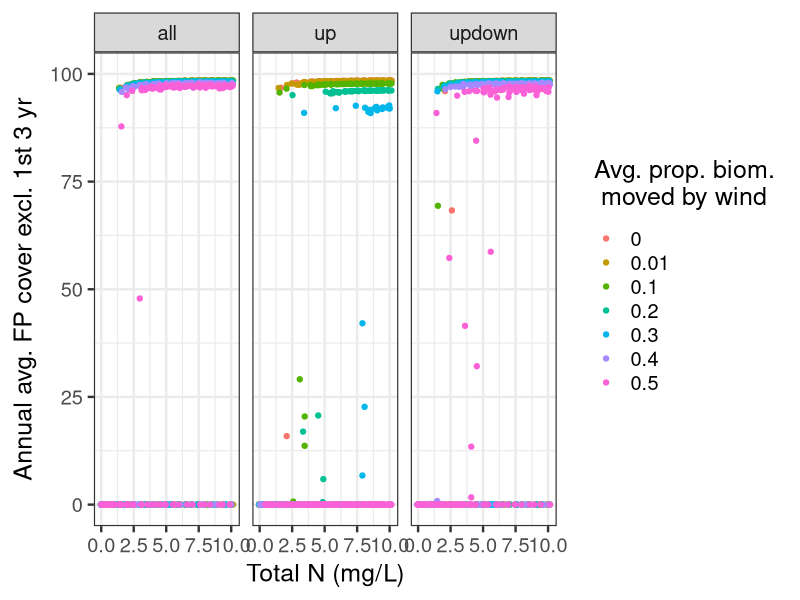
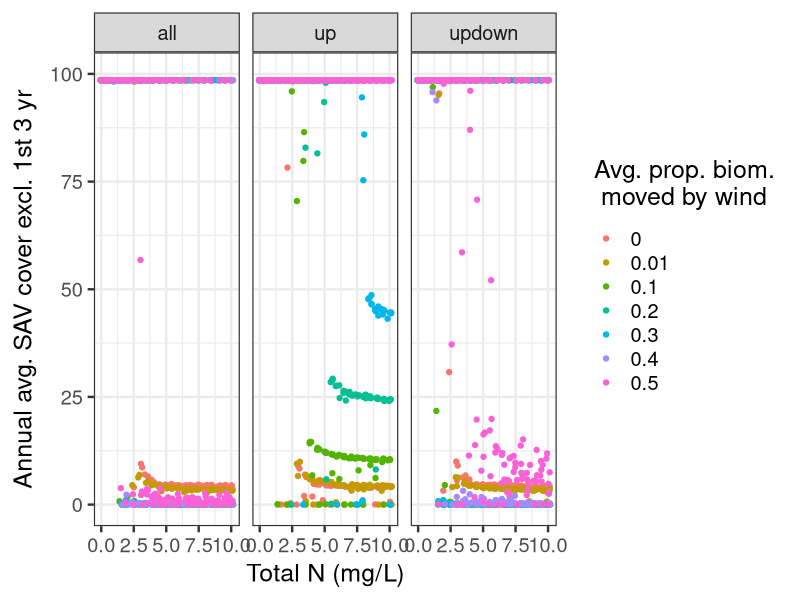

These figures' R source, in order: (Note: this script raises an error after producing the figures.)
#########################################################
# Summarize results from multiple simulations           # 
#                                                       #
# By: Michael J. McCann                                 #
# Created: 3/19/2014                                    #
# Updated: 6/20/2014                                    #
######################################################### 

library(ggplot2)
library(gridExtra)

data <- read.csv("output17.csv") # imports parameter  values for all simulations 
head(data)
nrow(data)

# If I have multiple simulations @ the same parameter values, 
# I may want to get summary values - e.g., means, variances - & plot those instead
# use package plyr 

###############
# With MOVE() #
###############
# Y = average average FP cover for all years (except for first three)
FP_plot <- ggplot(data, aes(x=TOTALN,y=avg_avg_FPcover,colour=as.factor(wind_avg))) 
FP_plot <- FP_plot + geom_point(position="jitter")
FP_plot <- FP_plot + facet_grid(. ~ wind_direction)
FP_plot <- FP_plot + ylim(0,100)
FP_plot <- FP_plot + xlab("Total N (mg/L)")
FP_plot <- FP_plot + ylab(expression(paste("Annual avg. FP cover excl. 1st 3 yr")))
FP_plot <- FP_plot + labs(colour=expression(paste("Avg. prop. biom.\n moved by wind")))
FP_plot <- FP_plot + theme_bw(base_size=18)
FP_plot

SAV_plot <- ggplot(data, aes(x=TOTALN,y=avg_avg_SAVcover,colour=as.factor(wind_avg)))
SAV_plot <- SAV_plot + geom_point(position="jitter")
SAV_plot <- SAV_plot + facet_grid(. ~ wind_direction)
SAV_plot <- SAV_plot + ylim(0,100)
SAV_plot <- SAV_plot + xlab("Total N (mg/L)")
SAV_plot <- SAV_plot + ylab(expression(paste("Annual avg. SAV cover excl. 1st 3 yr")))
SAV_plot <- SAV_plot + labs(colour=expression(paste("Avg. prop. biom.\n moved by wind")))
SAV_plot <- SAV_plot + theme_bw(base_size=18)
SAV_plot

combined_plot <- grid.arrange(FP_plot, SAV_plot,ncol=1, main=NULL,sub=NULL)
combined_plot <- arrangeGrob(FP_plot, SAV_plot,ncol=1, main=NULL,sub=NULL)
ggsave(file="output17 - FP&SAV - with_wind - with_move - constant NtoP.pdf",combined_plot, height=11,width=8)

########################################
# Facet by wind_direction and wind_avg #
########################################

###############
# With MOVE() #
###############
# Y = average average FP cover for all years (except for first three)
FP_plot_2 <- ggplot(data, aes(x=TOTALN,y=avg_avg_FPcover)) 
FP_plot_2 <- FP_plot_2 + geom_point(position="jitter")
FP_plot_2 <- FP_plot_2 + facet_grid(wind_avg ~ wind_direction)
FP_plot_2 <- FP_plot_2 + ylim(0,100)
FP_plot_2 <- FP_plot_2 + xlab("Total N (mg/L)")
FP_plot_2 <- FP_plot_2 + ylab(expression(paste("Annual avg. FP cover excl. 1st 3 yr")))
FP_plot_2 <- FP_plot_2 + labs(colour=expression(paste("Avg. prop. biom.\n moved by wind")))
FP_plot_2 <- FP_plot_2 + theme_bw(base_size=18)
FP_plot_2
ggsave(file="output17 - FP&SAV - with_wind - with_move - constant NtoP - FP only.pdf",FP_plot_2, height=11,width=8)

SAV_plot_2 <- ggplot(data, aes(x=TOTALN,y=avg_avg_SAVcover))
SAV_plot_2 <- SAV_plot_2 + geom_point(position="jitter")
SAV_plot_2 <- SAV_plot_2 + facet_grid(wind_avg ~ wind_direction)
SAV_plot_2 <- SAV_plot_2 + ylim(0,100)
SAV_plot_2 <- SAV_plot_2 + xlab("Total N (mg/L)")
SAV_plot_2 <- SAV_plot_2 + ylab(expression(paste("Annual avg. SAV cover excl. 1st 3 yr")))
SAV_plot_2 <- SAV_plot_2 + labs(colour=expression(paste("Avg. prop. biom.\n moved by wind")))
SAV_plot_2 <- SAV_plot_2 + theme_bw(base_size=18)
SAV_plot_2
ggsave(file="output17 - FP&SAV - with_wind - with_move - constant NtoP - SAV only.pdf",SAV_plot_2, height=11,width=8)


combined_plot_2 <- grid.arrange(FP_plot_2, SAV_plot_2,ncol=1, main=NULL,sub=NULL)
combined_plot_2 <- arrangeGrob(FP_plot_2, SAV_plot_2,ncol=1, main="with",sub=NULL)
ggsave(file="output17 - FP&SAV - with_wind - with - constant NtoP - 2.pdf",combined_plot_2, height=11,width=12)


